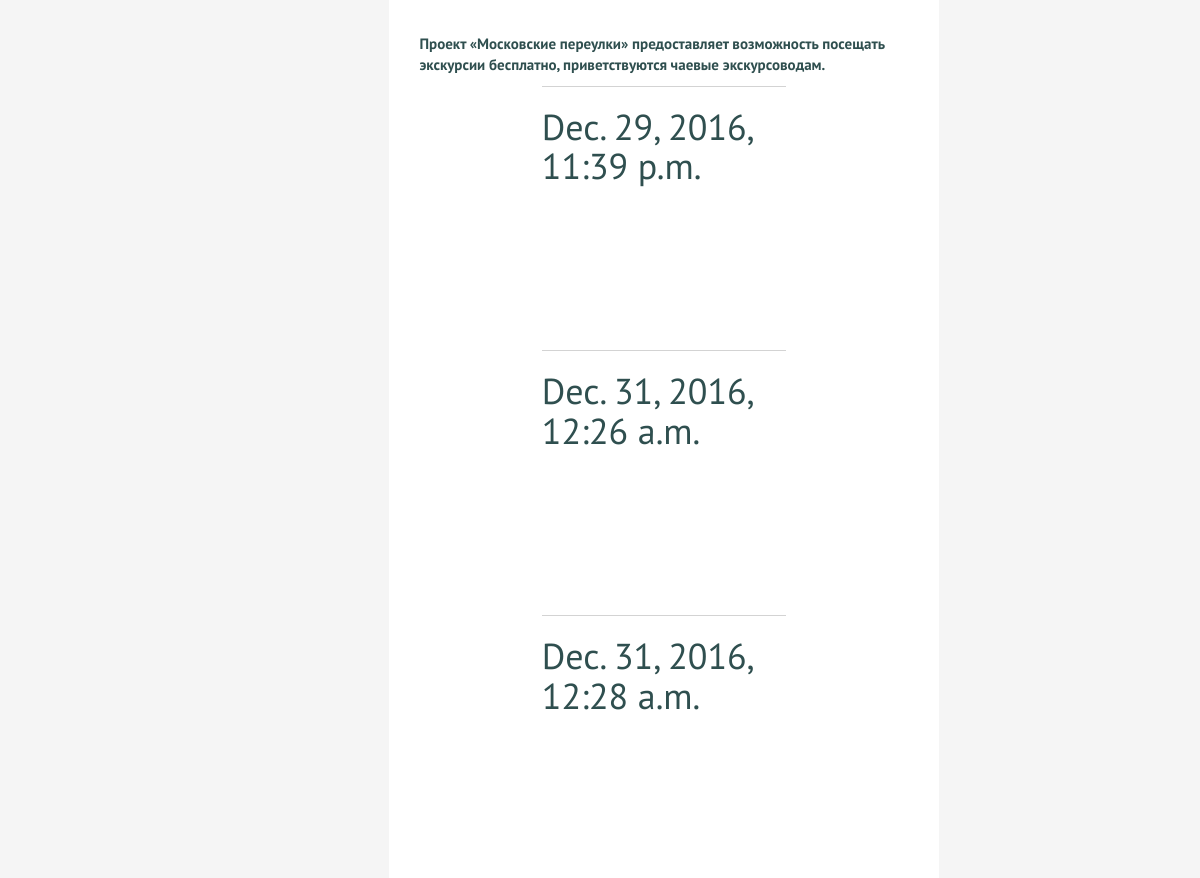
The app's page /excursions/ (middle part), older data.
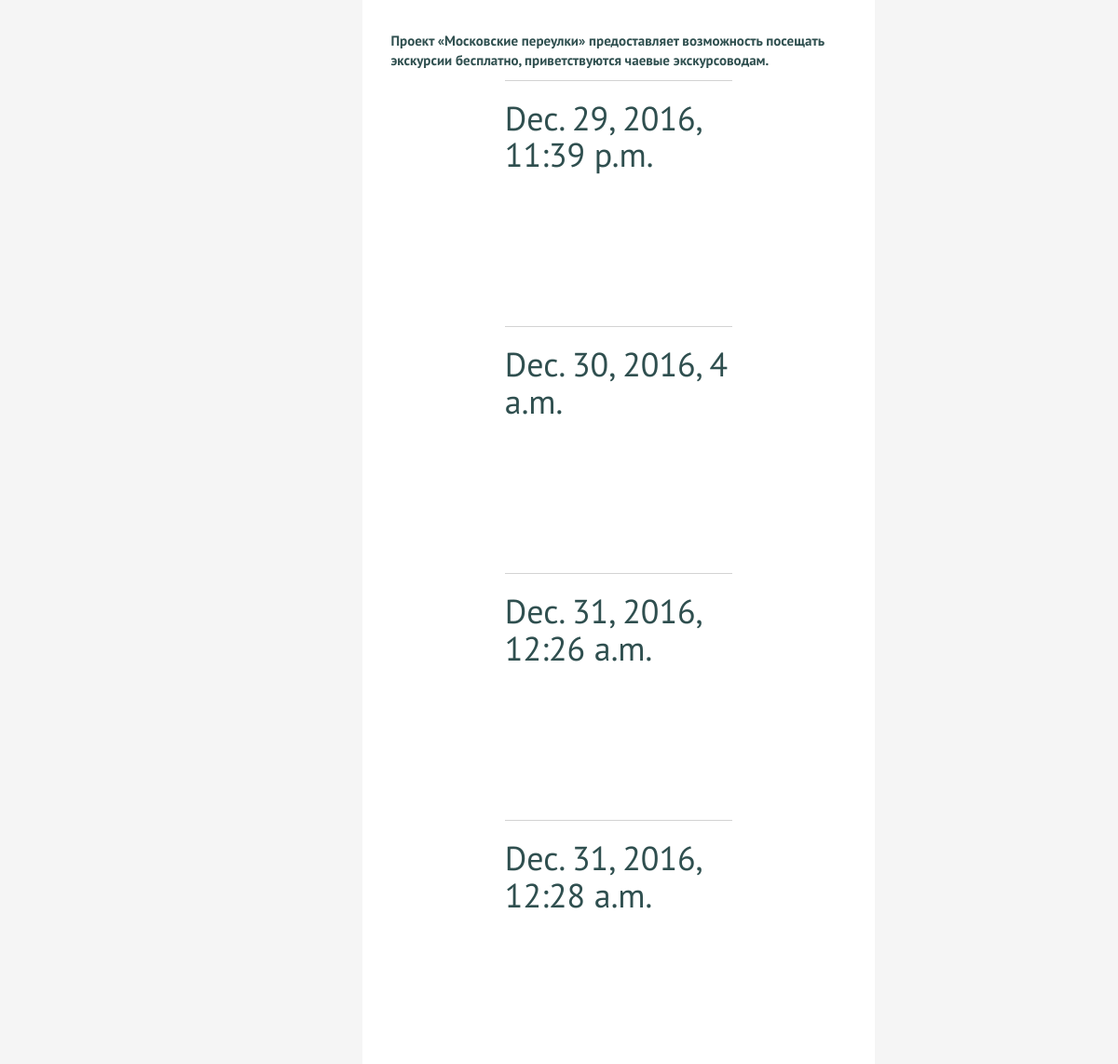
The same page, newer data.
### ex/models.py (models this page shows, shortened)
class Event(models.Model):
    excursion = models.ForeignKey(Excursion, on_delete=models.CASCADE)
    starting = models.DateTimeField(verbose_name='Дата мероприятия')
    img = models.ImageField(upload_to='images', verbose_name='Изображение', blank=True)
    name = models.CharField(max_length=50, blank=True, editable=False)
    description = RichTextUploadingField(blank=True, editable=False)
    class Meta:
        verbose_name_plural = 'Мероприятия'

### ex/views.py (the view, shortened to what this page needs)
# urls.py: url(r'^excursions/$', views.excursions, name='excursions'),
def excursions(request, slug=None):
    list_of_excursions = models.Excursion.objects.all()
    if slug is None:
        try:
            start_value = models.Excursion.objects.all()[0]
        except IndexError:
            return render(request, 'ex/excursions.html', {'Error_message': 'Извините, тут пока ничего нет'})
        else:
            events_for_excursion = models.Event.objects.all().filter(excursion=start_value.id,
                                                                     starting__gte=timezone.now()).order_by('starting')
            return render(request, 'ex/excursions.html', {'list_of_excursions': list_of_excursions,
                                                          'first': start_value, 'events': events_for_excursion})

### ex/templates/ex/excursions.html (shortened to what this page needs)
{% extends "ex/main_page.html" %}
{% block content %}
{% if Error_message %}
    <p>{{Error_message}}</p>
{% else %}
    <div class="col-lg-10 col-md-8 col-xs-12">
        <div class="center_place">
            <h1>{{first.name}}</h1><br>
            <p>{{first.description| safe}}</p>
            {% if events %}
                {% for event in events %}
                    <table border= "0"  align="center" frame="above" bordercolor="LightGrey"  width="50%">
                        <tr>
                            <td height="200" valign="top">
                                <h1>{{event.starting}}</h1>
                            </td>
                        </tr>
                    </table>
                        <br><br><br>
                {% endfor %}
            {% else %}
                <h1>Мероприятий нет</h1>
            {% endif %}
        </div>
    </div>
{% endif %}
{% endblock %}

Row changes from the older to the newer data that the page shows:
added Event: starting "Dec. 30, 2016, 4 a.m."
